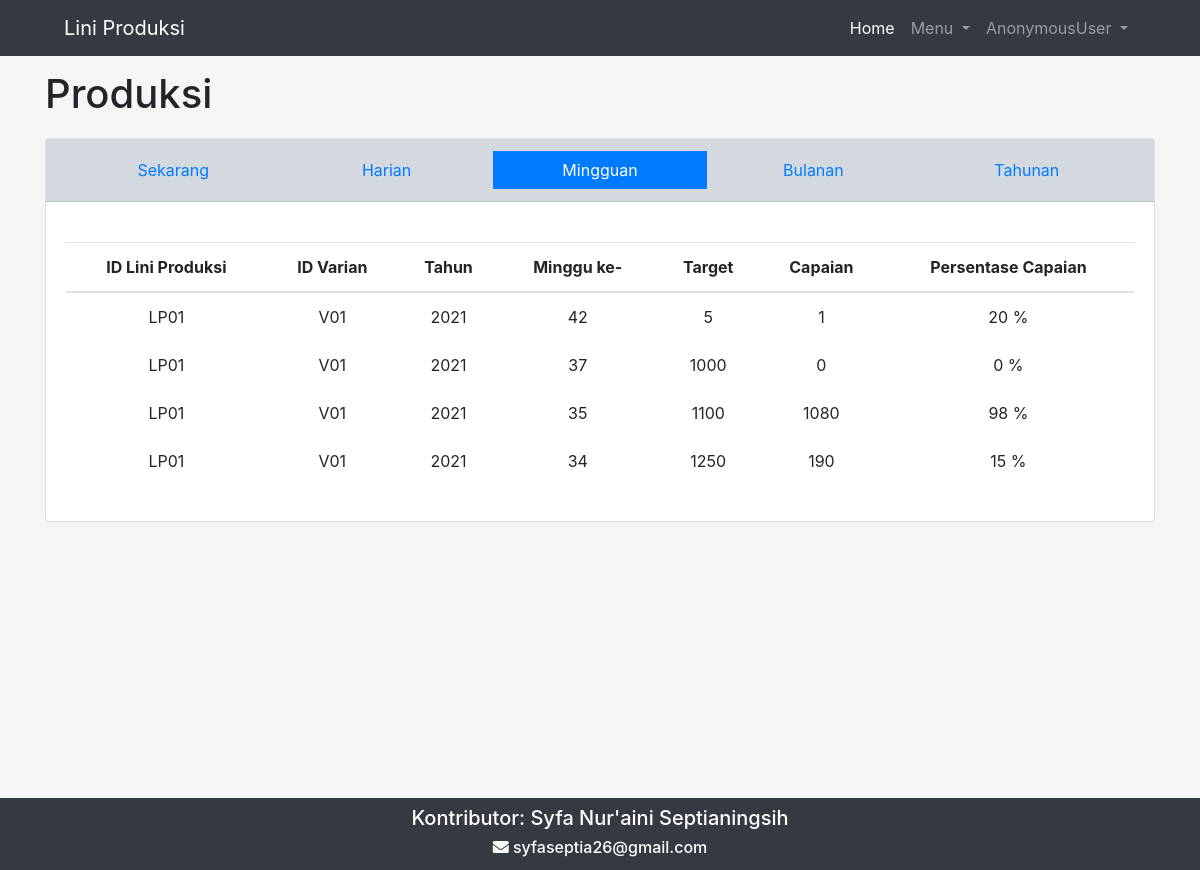
The app's page /liniProduksi/produksiMingguan/ with its own data.
### liniProduksi/models.py (models this page shows, shortened)
class TargetMingguan(models.Model):
    varian = models.ForeignKey('produk.Varian', on_delete=models.CASCADE, to_field='idVarian')
    liniProduksi = models.ForeignKey('LiniProduksi', to_field='idLiniProduksi', on_delete=models.CASCADE)
    target = models.IntegerField()
    minggu = models.IntegerField(null=True)
    tahun = models.IntegerField(null=True)

class LiniProduksi(models.Model):
    idLiniProduksi = models.CharField(max_length=255, unique=True)
    waktuSiklus = models.IntegerField()
    jumlahStasiunKerja = models.IntegerField()
    def __str__(self):
        return "{}".format(self.idLiniProduksi)

### produk/models.py (models this page shows, shortened)
class Model(Brand):
    idModel = models.CharField(max_length=255,)
    namaModel = models.CharField(max_length=255)

class Varian(Model):
    idVarian = models.CharField(max_length=255, unique=True)
    namaVarian = models.CharField(max_length=255,)
    namaAtribut = models.CharField(max_length=255,)
    nilaiAtribut = models.CharField(max_length=255,)
    def __str__(self):
        return "{}".format(self.idVarian)

### liniProduksi/viewsLiniProduksi_harian.py (the view)
# urls.py: path('produksiMingguan/', viewsLiniProduksi_harian.mingguan, name='mingguan'),
def mingguan(request):
    targetMingguan = TargetMingguan.objects.all().order_by('-tahun','-minggu', 'varian')
    targetHarian = TargetHarian.objects.annotate(year=ExtractYear('tanggal')).annotate(week=ExtractWeek('tanggal')).values('year', 'week', 'varian').annotate(sum_capaian=Sum('capaian', output_field=IntegerField()), sum_target=Sum('target', output_field=IntegerField())).order_by('-year','-week')
    today = datetime.datetime.now().date()
    wk = today.isocalendar()[1]
    yr = today.isocalendar()[0]
    context = {
        'Judul': 'Produksi',
        'targetHarian': targetHarian,
        'targetMingguan': targetMingguan,
        'wk': wk,
        'yr': yr,
    }
    return render(request, 'liniProduksi/produksi_mingguan.html', context)

### engineeringOrder/templatetags/templatetags.py (called while the page is built)
@register.filter(name='has_group')
def has_group(user, group_name):
    return user.groups.filter(name=group_name).exists()

### liniProduksi/templates/liniProduksi/produksi_mingguan.html (shortened to what this page needs)
{% extends "base.html" %}
{% load static %}
{% load templatetags %}
{% block pageTitle %}
    {{Judul}}
{% endblock pageTitle %}
{% block contents %}
    <link rel="stylesheet" type='text/css' href="{% static css %}">
    <div class="container">
        <div class="card" style="margin-top:15px; margin-bottom: 20px;">
            <div class="card-header" style="background-color:#d3d9df;">
                <div class="btn-group d-flex" role="group" >
                    <a type="button" class="btn btn-link w-100" href="{% url "liniProduksi:produksiHarian" %}">Sekarang</a>
                    <a type="button" class="btn btn-link w-100" href="{% url "liniProduksi:harian" %}">Harian</a>
                    <a type="button" class="btn btn-primary w-100" href="{% url "liniProduksi:mingguan" %}">Mingguan</a>
                    <a type="button" class="btn btn-link w-100" href="{% url "liniProduksi:bulanan" %}">Bulanan</a>
                    <a type="button" class="btn btn-link w-100" href="{% url "liniProduksi:tahunan" %}">Tahunan</a>
                </div>
            </div>
            <div class="card-body">
                <table class="table text-center table-hover">
                    <thead>
                    <th>ID Lini Produksi</th>
                    <th>ID Varian</th>
                    <th>Tahun</th>
                    <th>Minggu ke-</th>
                    <th>Target</th>
                    <th>Capaian</th>
                    <th>Persentase Capaian</th>
                    </thead>
                    {% for lp in targetMingguan %}
                    <tbody>
                    <td>
                        {{lp.liniProduksi}}
                    </td>
                    <td>{{lp.varian}}</td>
                    <td>{{lp.tahun}}</td>
                    <td>{{lp.minggu}}</td>
                    {% for th in targetHarian %}
                        {% if lp.minggu == th.week %}
                        {% if lp.tahun == th.year %}
                        {% if lp.varian_id == th.varian %}
                    <td>
                        {{lp.target}}
                    </td>
                    <td>{{th.sum_capaian}}</td>
                    <td>{% widthratio th.sum_capaian lp.target 100 %} %</td>
                    {% endif %}
                    {% endif %}
                    {% endif %}
                    {% endfor %}
                    </tbody>
                    {% endfor %}
                </table>
            </div>
        </div>
    </div>
{% endblock contents %}

### templates/base.html (shortened to what this page needs)
{% load static %}
<!DOCTYPE html>
<html style="height:100%;">
<head>
    <link rel="stylesheet" type='text/css' href="{% static css %}">
    {% include "snippets/styles.html" %}
</head>
<body style="background-color: #f5f5f5;">
    {% include "snippets/navbar.html" %}
    <div style="position:relative; min-height:100vh;">
        <div style="padding-bottom:72px;">
        <div class="container" style="margin-top:70px">
            <h1>
            {% block pageTitle %}
            {% endblock pageTitle %}
            </h1>
        </div>
        <div>
            {% block contents %}
            {% endblock contents %}
        </div>
        </div>
        {% include "footer.html" %}
    </div>
</body>
</html>

### templates/snippets/styles.html (shortened to what this page needs)
<link rel="stylesheet" href="https://stackpath.bootstrapcdn.com/bootstrap/4.1.3/css/bootstrap.min.css">
<link rel="stylesheet" href="https://use.fontawesome.com/releases/v5.7.0/css/all.css">

### templates/snippets/navbar.html (shortened to what this page needs)
{% load static%}
<nav class="navbar navbar-expand-lg navbar-dark bg-dark fixed-top">
  <a class="navbar-brand ml-5" href="{% url "home" %}">
     Lini Produksi
  </a>
  <div class="collapse navbar-collapse" id="navbarNavDropdown">
    <ul class="navbar-nav ml-auto mr-5">
      <li class="nav-item active">
        <a class="nav-link" href="{% url "home" %}">Home </a>
      </li>
      <li class="nav-item dropdown">
        <a class="nav-link dropdown-toggle" href="#" id="navbarDropdownMenuLink" data-toggle="dropdown" aria-haspopup="true" aria-expanded="false">
          Menu
        </a>
      </li>
       <li class="nav-item dropdown">
        <a class="nav-link dropdown-toggle" href="#" id="navbarDropdownMenuLink" data-toggle="dropdown" aria-haspopup="true" aria-expanded="false">
          {{user}}
        </a>
      </li>
    </ul>
  </div>
</nav>

### templates/footer.html
<footer class="bg-dark text-center text-lg-start" style="position:absolute;bottom:0;width:100%;height:72px;">
  <div class="text-center p-1" style="color: white; margin-top:4px;">
      <h5>Kontributor: Syfa Nur'aini Septianingsih</h5>
      <h6><i class="fa fa-envelope" aria-hidden="true"></i> syfaseptia26@gmail.com</h6>
  </div>
</footer>

### liniProduksi/templates/liniProduksi/produksi_mingguan.html (style rules this page uses)
#tb2 tr, th, td { border:hidden; }
table { background-color:white; margin:auto; width:60%; text-align: left; margin-top: 20px; }
.card { margin-top: 20px; }

### records on screen
TargetMingguan: liniProduksi "LP01", varian "V01", tahun "2021", minggu "42", target "5", sum_capaian "1", target "20"
TargetMingguan: liniProduksi "LP01", varian "V01", tahun "2021", minggu "37", target "1000", sum_capaian "0", target "0"
TargetMingguan: liniProduksi "LP01", varian "V01", tahun "2021", minggu "35", target "1100", sum_capaian "1080", target "98"
TargetMingguan: liniProduksi "LP01", varian "V01", tahun "2021", minggu "34", target "1250", sum_capaian "190", target "15"

### other values on screen
{{ user }} "AnonymousUser"
{{ Judul }} "Produksi"
